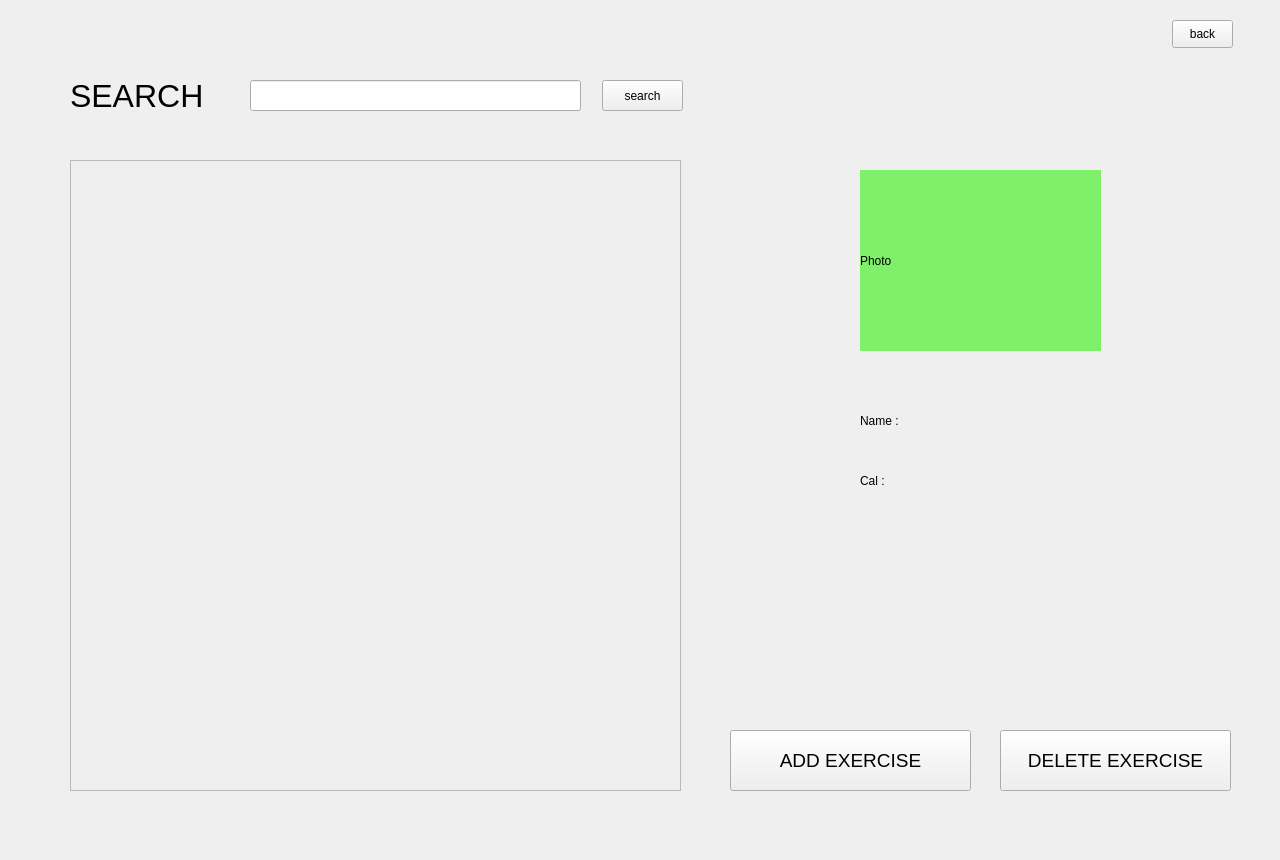
<?xml version="1.0" encoding="UTF-8"?>
<ui version="4.0">
 <class>Form</class>
 <widget class="QWidget" name="Form">
  <property name="geometry">
   <rect>
    <x>0</x>
    <y>0</y>
    <width>1280</width>
    <height>860</height>
   </rect>
  </property>
  <property name="minimumSize">
   <size>
    <width>1280</width>
    <height>860</height>
   </size>
  </property>
  <property name="maximumSize">
   <size>
    <width>1280</width>
    <height>860</height>
   </size>
  </property>
  <property name="windowTitle">
   <string>Form</string>
  </property>
  <widget class="QScrollArea" name="scrollArea">
   <property name="geometry">
    <rect>
     <x>70</x>
     <y>160</y>
     <width>611</width>
     <height>631</height>
    </rect>
   </property>
   <property name="widgetResizable">
    <bool>true</bool>
   </property>
   <widget class="QWidget" name="scrollAreaWidgetContents">
    <property name="geometry">
     <rect>
      <x>0</x>
      <y>0</y>
      <width>609</width>
      <height>629</height>
     </rect>
    </property>
   </widget>
  </widget>
  <widget class="QLabel" name="label">
   <property name="geometry">
    <rect>
     <x>70</x>
     <y>70</y>
     <width>161</width>
     <height>51</height>
    </rect>
   </property>
   <property name="font">
    <font>
     <pointsize>24</pointsize>
    </font>
   </property>
   <property name="text">
    <string>SEARCH</string>
   </property>
  </widget>
  <widget class="QLineEdit" name="exercise_search_textEdit">
   <property name="geometry">
    <rect>
     <x>250</x>
     <y>80</y>
     <width>331</width>
     <height>31</height>
    </rect>
   </property>
  </widget>
  <widget class="QPushButton" name="exercise_search_bt">
   <property name="geometry">
    <rect>
     <x>602</x>
     <y>80</y>
     <width>81</width>
     <height>31</height>
    </rect>
   </property>
   <property name="text">
    <string>search</string>
   </property>
  </widget>
  <widget class="QWidget" name="food_info_widget" native="true">
   <property name="geometry">
    <rect>
     <x>730</x>
     <y>80</y>
     <width>501</width>
     <height>601</height>
    </rect>
   </property>
   <widget class="QLabel" name="label_2">
    <property name="geometry">
     <rect>
      <x>130</x>
      <y>90</y>
      <width>241</width>
      <height>181</height>
     </rect>
    </property>
    <property name="palette">
     <palette>
      <active>
       <colorrole role="WindowText">
        <brush brushstyle="SolidPattern">
         <color alpha="255">
          <red>0</red>
          <green>0</green>
          <blue>0</blue>
         </color>
        </brush>
       </colorrole>
       <colorrole role="Button">
        <brush brushstyle="SolidPattern">
         <color alpha="255">
          <red>126</red>
          <green>240</green>
          <blue>105</blue>
         </color>
        </brush>
       </colorrole>
       <colorrole role="Light">
        <brush brushstyle="SolidPattern">
         <color alpha="255">
          <red>223</red>
          <green>255</green>
          <blue>217</blue>
         </color>
        </brush>
       </colorrole>
       <colorrole role="Midlight">
        <brush brushstyle="SolidPattern">
         <color alpha="255">
          <red>174</red>
          <green>247</green>
          <blue>161</blue>
         </color>
        </brush>
       </colorrole>
       <colorrole role="Dark">
        <brush brushstyle="SolidPattern">
         <color alpha="255">
          <red>63</red>
          <green>120</green>
          <blue>52</blue>
         </color>
        </brush>
       </colorrole>
       <colorrole role="Mid">
        <brush brushstyle="SolidPattern">
         <color alpha="255">
          <red>84</red>
          <green>160</green>
          <blue>70</blue>
         </color>
        </brush>
       </colorrole>
       <colorrole role="Text">
        <brush brushstyle="SolidPattern">
         <color alpha="255">
          <red>0</red>
          <green>0</green>
          <blue>0</blue>
         </color>
        </brush>
       </colorrole>
       <colorrole role="BrightText">
        <brush brushstyle="SolidPattern">
         <color alpha="255">
          <red>255</red>
          <green>255</green>
          <blue>255</blue>
         </color>
        </brush>
       </colorrole>
       <colorrole role="ButtonText">
        <brush brushstyle="SolidPattern">
         <color alpha="255">
          <red>0</red>
          <green>0</green>
          <blue>0</blue>
         </color>
        </brush>
       </colorrole>
       <colorrole role="Base">
        <brush brushstyle="SolidPattern">
         <color alpha="255">
          <red>255</red>
          <green>255</green>
          <blue>255</blue>
         </color>
        </brush>
       </colorrole>
       <colorrole role="Window">
        <brush brushstyle="SolidPattern">
         <color alpha="255">
          <red>126</red>
          <green>240</green>
          <blue>105</blue>
         </color>
        </brush>
       </colorrole>
       <colorrole role="Shadow">
        <brush brushstyle="SolidPattern">
         <color alpha="255">
          <red>0</red>
          <green>0</green>
          <blue>0</blue>
         </color>
        </brush>
       </colorrole>
       <colorrole role="AlternateBase">
        <brush brushstyle="SolidPattern">
         <color alpha="255">
          <red>190</red>
          <green>247</green>
          <blue>180</blue>
         </color>
        </brush>
       </colorrole>
       <colorrole role="ToolTipBase">
        <brush brushstyle="SolidPattern">
         <color alpha="255">
          <red>255</red>
          <green>255</green>
          <blue>220</blue>
         </color>
        </brush>
       </colorrole>
       <colorrole role="ToolTipText">
        <brush brushstyle="SolidPattern">
         <color alpha="255">
          <red>0</red>
          <green>0</green>
          <blue>0</blue>
         </color>
        </brush>
       </colorrole>
      </active>
      <inactive>
       <colorrole role="WindowText">
        <brush brushstyle="SolidPattern">
         <color alpha="255">
          <red>0</red>
          <green>0</green>
          <blue>0</blue>
         </color>
        </brush>
       </colorrole>
       <colorrole role="Button">
        <brush brushstyle="SolidPattern">
         <color alpha="255">
          <red>126</red>
          <green>240</green>
          <blue>105</blue>
         </color>
        </brush>
       </colorrole>
       <colorrole role="Light">
        <brush brushstyle="SolidPattern">
         <color alpha="255">
          <red>223</red>
          <green>255</green>
          <blue>217</blue>
         </color>
        </brush>
       </colorrole>
       <colorrole role="Midlight">
        <brush brushstyle="SolidPattern">
         <color alpha="255">
          <red>174</red>
          <green>247</green>
          <blue>161</blue>
         </color>
        </brush>
       </colorrole>
       <colorrole role="Dark">
        <brush brushstyle="SolidPattern">
         <color alpha="255">
          <red>63</red>
          <green>120</green>
          <blue>52</blue>
         </color>
        </brush>
       </colorrole>
       <colorrole role="Mid">
        <brush brushstyle="SolidPattern">
         <color alpha="255">
          <red>84</red>
          <green>160</green>
          <blue>70</blue>
         </color>
        </brush>
       </colorrole>
       <colorrole role="Text">
        <brush brushstyle="SolidPattern">
         <color alpha="255">
          <red>0</red>
          <green>0</green>
          <blue>0</blue>
         </color>
        </brush>
       </colorrole>
       <colorrole role="BrightText">
        <brush brushstyle="SolidPattern">
         <color alpha="255">
          <red>255</red>
          <green>255</green>
          <blue>255</blue>
         </color>
        </brush>
       </colorrole>
       <colorrole role="ButtonText">
        <brush brushstyle="SolidPattern">
         <color alpha="255">
          <red>0</red>
          <green>0</green>
          <blue>0</blue>
         </color>
        </brush>
       </colorrole>
       <colorrole role="Base">
        <brush brushstyle="SolidPattern">
         <color alpha="255">
          <red>255</red>
          <green>255</green>
          <blue>255</blue>
         </color>
        </brush>
       </colorrole>
       <colorrole role="Window">
        <brush brushstyle="SolidPattern">
         <color alpha="255">
          <red>126</red>
          <green>240</green>
          <blue>105</blue>
         </color>
        </brush>
       </colorrole>
       <colorrole role="Shadow">
        <brush brushstyle="SolidPattern">
         <color alpha="255">
          <red>0</red>
          <green>0</green>
          <blue>0</blue>
         </color>
        </brush>
       </colorrole>
       <colorrole role="AlternateBase">
        <brush brushstyle="SolidPattern">
         <color alpha="255">
          <red>190</red>
          <green>247</green>
          <blue>180</blue>
         </color>
        </brush>
       </colorrole>
       <colorrole role="ToolTipBase">
        <brush brushstyle="SolidPattern">
         <color alpha="255">
          <red>255</red>
          <green>255</green>
          <blue>220</blue>
         </color>
        </brush>
       </colorrole>
       <colorrole role="ToolTipText">
        <brush brushstyle="SolidPattern">
         <color alpha="255">
          <red>0</red>
          <green>0</green>
          <blue>0</blue>
         </color>
        </brush>
       </colorrole>
      </inactive>
      <disabled>
       <colorrole role="WindowText">
        <brush brushstyle="SolidPattern">
         <color alpha="255">
          <red>63</red>
          <green>120</green>
          <blue>52</blue>
         </color>
        </brush>
       </colorrole>
       <colorrole role="Button">
        <brush brushstyle="SolidPattern">
         <color alpha="255">
          <red>126</red>
          <green>240</green>
          <blue>105</blue>
         </color>
        </brush>
       </colorrole>
       <colorrole role="Light">
        <brush brushstyle="SolidPattern">
         <color alpha="255">
          <red>223</red>
          <green>255</green>
          <blue>217</blue>
         </color>
        </brush>
       </colorrole>
       <colorrole role="Midlight">
        <brush brushstyle="SolidPattern">
         <color alpha="255">
          <red>174</red>
          <green>247</green>
          <blue>161</blue>
         </color>
        </brush>
       </colorrole>
       <colorrole role="Dark">
        <brush brushstyle="SolidPattern">
         <color alpha="255">
          <red>63</red>
          <green>120</green>
          <blue>52</blue>
         </color>
        </brush>
       </colorrole>
       <colorrole role="Mid">
        <brush brushstyle="SolidPattern">
         <color alpha="255">
          <red>84</red>
          <green>160</green>
          <blue>70</blue>
         </color>
        </brush>
       </colorrole>
       <colorrole role="Text">
        <brush brushstyle="SolidPattern">
         <color alpha="255">
          <red>63</red>
          <green>120</green>
          <blue>52</blue>
         </color>
        </brush>
       </colorrole>
       <colorrole role="BrightText">
        <brush brushstyle="SolidPattern">
         <color alpha="255">
          <red>255</red>
          <green>255</green>
          <blue>255</blue>
         </color>
        </brush>
       </colorrole>
       <colorrole role="ButtonText">
        <brush brushstyle="SolidPattern">
         <color alpha="255">
          <red>63</red>
          <green>120</green>
          <blue>52</blue>
         </color>
        </brush>
       </colorrole>
       <colorrole role="Base">
        <brush brushstyle="SolidPattern">
         <color alpha="255">
          <red>126</red>
          <green>240</green>
          <blue>105</blue>
         </color>
        </brush>
       </colorrole>
       <colorrole role="Window">
        <brush brushstyle="SolidPattern">
         <color alpha="255">
          <red>126</red>
          <green>240</green>
          <blue>105</blue>
         </color>
        </brush>
       </colorrole>
       <colorrole role="Shadow">
        <brush brushstyle="SolidPattern">
         <color alpha="255">
          <red>0</red>
          <green>0</green>
          <blue>0</blue>
         </color>
        </brush>
       </colorrole>
       <colorrole role="AlternateBase">
        <brush brushstyle="SolidPattern">
         <color alpha="255">
          <red>126</red>
          <green>240</green>
          <blue>105</blue>
         </color>
        </brush>
       </colorrole>
       <colorrole role="ToolTipBase">
        <brush brushstyle="SolidPattern">
         <color alpha="255">
          <red>255</red>
          <green>255</green>
          <blue>220</blue>
         </color>
        </brush>
       </colorrole>
       <colorrole role="ToolTipText">
        <brush brushstyle="SolidPattern">
         <color alpha="255">
          <red>0</red>
          <green>0</green>
          <blue>0</blue>
         </color>
        </brush>
       </colorrole>
      </disabled>
     </palette>
    </property>
    <property name="autoFillBackground">
     <bool>true</bool>
    </property>
    <property name="text">
     <string>Photo</string>
    </property>
   </widget>
   <widget class="QLabel" name="label_3">
    <property name="geometry">
     <rect>
      <x>130</x>
      <y>320</y>
      <width>241</width>
      <height>41</height>
     </rect>
    </property>
    <property name="text">
     <string>Name :</string>
    </property>
   </widget>
   <widget class="QLabel" name="label_4">
    <property name="geometry">
     <rect>
      <x>130</x>
      <y>380</y>
      <width>241</width>
      <height>41</height>
     </rect>
    </property>
    <property name="text">
     <string>Cal :</string>
    </property>
   </widget>
  </widget>
  <widget class="QPushButton" name="exercise_add_bt">
   <property name="geometry">
    <rect>
     <x>730</x>
     <y>730</y>
     <width>241</width>
     <height>61</height>
    </rect>
   </property>
   <property name="font">
    <font>
     <pointsize>14</pointsize>
    </font>
   </property>
   <property name="text">
    <string>ADD EXERCISE</string>
   </property>
  </widget>
  <widget class="QPushButton" name="exercise_delete_bt">
   <property name="geometry">
    <rect>
     <x>1000</x>
     <y>730</y>
     <width>231</width>
     <height>61</height>
    </rect>
   </property>
   <property name="font">
    <font>
     <pointsize>14</pointsize>
    </font>
   </property>
   <property name="text">
    <string>DELETE EXERCISE</string>
   </property>
  </widget>
  <widget class="QPushButton" name="exercise_back_bt">
   <property name="geometry">
    <rect>
     <x>1172</x>
     <y>20</y>
     <width>61</width>
     <height>28</height>
    </rect>
   </property>
   <property name="text">
    <string>back</string>
   </property>
  </widget>
 </widget>
 <resources/>
 <connections/>
</ui>
